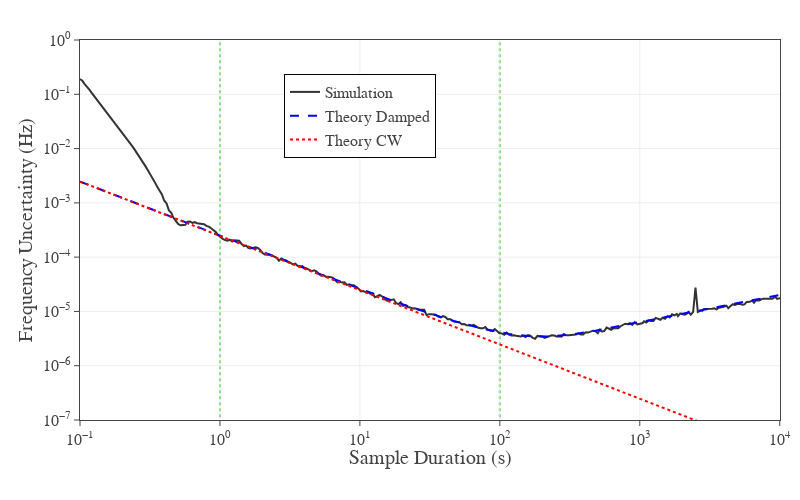

Notebook source saved alongside this figure:
### Code cell
import os
import str_utils

# the chrome i installed didnt work
# os.environ["CHROME_PATH"] = "/usr/bin/google-chrome"  # or whatever `which google-chrome` gave
import kaleido

# chrome_path = "/usr/bin/google-chrome"
# kaleido.get_chrome_sync(chrome_path)

import numpy as np

x_min = min(durations)
x_max = max(durations)

y_min_rounded = np.floor(np.log10(x_min))
y_max_rounded = np.ceil(np.log10(x_max))
# Define major tick positions
x_range_log = [np.log10(x_min), np.log10(x_max)]
x_major_ticks = np.arange(y_min_rounded, y_max_rounded + 1, 1)
print(x_major_ticks)
x_tick_labels = [str_utils.make_plotly_power_ten(int(v)) for v in x_major_ticks]
print(x_tick_labels)

for key in true_params:
    fig = go.Figure()

    fig.add_trace(
        go.Scatter(
            x=durations,
            y=rmse_results[key],
            mode="lines",
            name="Simulation",
            line=dict(color="black", width=2),
            opacity=0.8,
        )
    )

    # fig.add_trace(go.Scatter(
    #     x=durations, y=stderr_results[key],
    #     mode="lines+markers",
    #     name="stderr",
    #     line=dict(dash="dot", color="dimgray"),
    #     marker=dict(size=6, symbol="circle-open")
    # ))

    fig.add_trace(
        go.Scatter(
            x=durations,
            y=theory_curves[key],
            mode="lines",
            name="Theory Damped",
            line=dict(dash="dash", color="blue", width=2),
        )
    )

    if key != "damping_rate":
        fig.add_trace(
            go.Scatter(
                x=durations,
                y=theory_undamped_curves[key],
                mode="lines",
                name="Theory CW",
                line=dict(dash="dot", color="red", width=2),
            )
        )

    osc_period = 1 / true_params["frequency"]
    damping_time = 1 / true_params["damping_rate"]
    for vline in [osc_period, damping_time]:
        fig.add_shape(
            type="line",
            x0=vline,
            x1=vline,
            y0=min(rmse_results[key]) * 0.01,
            y1=max(rmse_results[key]) * 100,
            line=dict(color="limegreen", dash="dot", width=2),
            layer="below",
        )

    y_max = max(rmse_results[key])
    y_min = min(rmse_results[key])
    y_max_rounded = np.ceil(np.log10(y_max))
    y_min_rounded = np.floor(np.log10(y_min))
    if y_max_rounded - y_min_rounded > 3:
        y_min_rounded = y_min_rounded - 1
    y_range_log = [y_min_rounded, y_max_rounded]
    num_decades = y_max_rounded - y_min_rounded
    y_major_ticks = np.arange(y_min_rounded, y_max_rounded + 1, 1)
    print(y_major_ticks)

    y_tick_labels = [str_utils.make_plotly_power_ten(int(v)) for v in y_major_ticks]

    key_to_title = {
        "frequency": "Frequency Uncertainty (Hz)",
        "amplitude": "Amplitude Uncertainty (m)",
        "damping_rate": "Damping Rate Uncertainty (1/s)",
        "phase": "Phase Uncertainty  (rad)",
    }
    fig.update_layout(
        xaxis=dict(
            range=x_range_log,
            type="log",
            tickvals=10**x_major_ticks,
            ticktext=x_tick_labels,
            title="Sample Duration (s)",
            ticks="outside",
            showline=True,
            mirror=True,
            title_standoff=0,  # default is ~15–20, decrease to move label closer
        ),
        yaxis=dict(
            range=y_range_log,
            type="log",
            tickvals=10**y_major_ticks,
            ticktext=y_tick_labels,
            title=key_to_title[key],
            ticks="outside",
            showline=True,
            mirror=True,
            title_standoff=4,  # default is ~15–20, decrease to move label closer
        ),
        font=dict(family="CMU Serif", size=18),
        legend=dict(
            x=0.4,
            y=0.8,
            xanchor="center",
            yanchor="middle",
            bgcolor="rgba(255,255,255,1.0)",  # semi-transparent white background,
            font=dict(size=16),
            bordercolor="black",
            borderwidth=1,
        ),
        width=800,
        height=500,
        margin=dict(l=80, r=20, t=40, b=80),
    )

    # Add minor ticks
    # add_minor_log_ticks(fig, "x", (min(durations), max(durations)))
    # add_minor_log_ticks(fig, "y", (min(y_major_ticks), max(y_major_ticks)))

    fig.show()

    # Create export directory
    EXPORT_DIR = "figures"
    os.makedirs(EXPORT_DIR, exist_ok=True)

    # Define filename stem
    filename_base = os.path.join(EXPORT_DIR, f"uncertainty_{key}")

    # Export to SVG and PDF
    # pio.write_image(fig, f"{filename_base}.svg")
    pio.write_image(fig, f"{filename_base}.pdf")

### Figure 1 — Plotly figure (JSON) as saved in the notebook; plotly's stock layout.template omitted (floating-point values rounded to 4 significant figures; data arrays with more than 128 entries replaced by an {"elided": "..."} marker saying what was removed)
{"data": [{"line": {"color": "black", "width": 2}, "mode": "lines", "name": "Simulation", "opacity": 0.8, "type": "scatter", "x": {"elided": "300 float values"}, "y": {"elided": "300 float values"}}, {"line": {"color": "blue", "dash": "dash", "width": 2}, "mode": "lines", "name": "Theory Damped", "type": "scatter", "x": {"elided": "300 float values"}, "y": {"elided": "300 float values"}}, {"line": {"color": "red", "dash": "dot", "width": 2}, "mode": "lines", "name": "Theory CW", "type": "scatter", "x": {"elided": "300 float values"}, "y": {"elided": "300 float values"}}], "layout": {"font": {"family": "CMU Serif", "size": 18}, "height": 500, "legend": {"bgcolor": "rgba(255,255,255,1.0)", "bordercolor": "black", "borderwidth": 1, "font": {"size": 16}, "x": 0.4, "xanchor": "center", "y": 0.8, "yanchor": "middle"}, "margin": {"b": 80, "l": 80, "r": 20, "t": 40}, "shapes": [{"layer": "below", "line": {"color": "limegreen", "dash": "dot", "width": 2}, "type": "line", "x0": 1, "x1": 1, "y0": 3.138e-08, "y1": 19.06}, {"layer": "below", "line": {"color": "limegreen", "dash": "dot", "width": 2}, "type": "line", "x0": 100, "x1": 100, "y0": 3.138e-08, "y1": 19.06}], "width": 800, "xaxis": {"mirror": true, "range": [-1.0, 4.002], "showline": true, "ticks": "outside", "ticktext": ["10<sup>−1</sup>", "10<sup>0</sup>", "10<sup>1</sup>", "10<sup>2</sup>", "10<sup>3</sup>", "10<sup>4</sup>", "10<sup>5</sup>"], "tickvals": [0.1, 1.0, 10.0, 100.0, 1000.0, 10000.0, 100000.0], "title": {"standoff": 0, "text": "Sample Duration (s)"}, "type": "log"}, "yaxis": {"mirror": true, "range": [-7, 0], "showline": true, "ticks": "outside", "ticktext": ["10<sup>−7</sup>", "10<sup>−6</sup>", "10<sup>−5</sup>", "10<sup>−4</sup>", "10<sup>−3</sup>", "10<sup>−2</sup>", "10<sup>−1</sup>", "10<sup>0</sup>"], "tickvals": [1e-07, 1e-06, 1e-05, 0.0001, 0.001, 0.01, 0.1, 1.0], "title": {"standoff": 4, "text": "Frequency Uncertainty (Hz)"}, "type": "log"}}}
